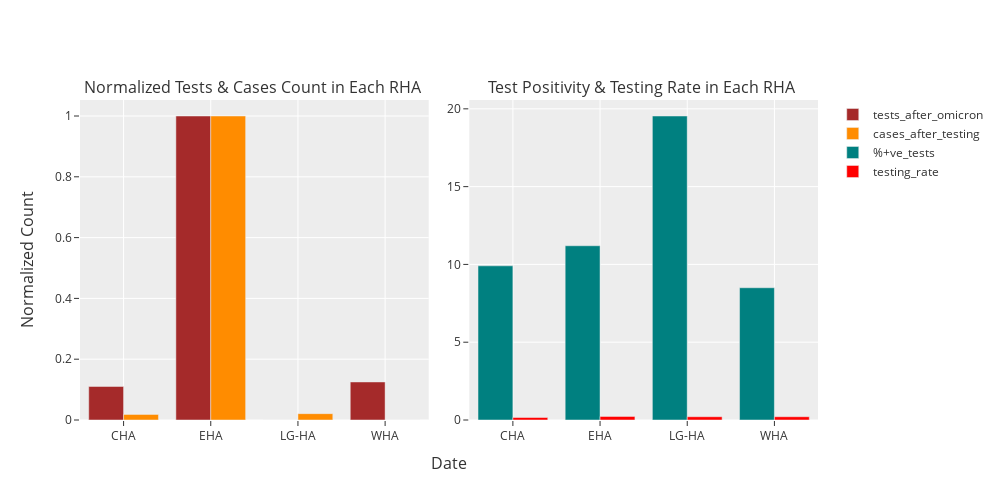

The notebook cell saved with this chart:
### Code cell
DF.reset_index(inplace=True)
def normalize_col(x):
    return (x - np.min(x))/(np.max(x) - np.min(x))
DF['percentage_of_positive_tests'] = round(DF['percentage_of_positive_tests'],2)
fig = make_subplots(rows=1, cols=2, specs=[[{},{}]],vertical_spacing=0.15,
                    horizontal_spacing=0.055,
                    x_title='Date',
                    y_title="Normalized Count", 
                    subplot_titles=("Normalized Tests & Cases Count in Each RHA ",
                                                                     "Test Positivity & Testing Rate in Each RHA "))
fig.add_trace(go.Bar(x = DF['health_authority'], y = normalize_col(DF['tests_after_omicron']),
                            hoverinfo = 'y+x+name',name="tests_after_omicron",marker_color = 'brown'),row=1, col=1)
fig.add_trace(go.Bar(x = DF['health_authority'], y = normalize_col(DF['cases_after_testing']),
                            hoverinfo = 'y+x+name',name="cases_after_testing",marker_color = 'darkorange'), row=1, col=1),

fig.add_trace(go.Bar(x = DF['health_authority'], y = DF['percentage_of_positive_tests'],
                            hoverinfo = 'y+x+name',name="%+ve_tests",marker_color = 'teal'),row=1, col=2)
fig.add_trace(go.Bar(x = DF['health_authority'], y = DF['testing_rate'],
                            hoverinfo = 'y+x+name',name="testing_rate",marker_color = 'red'), row=1, col=2)

fig.update_layout(height=500,width = 1000, showlegend=True,template='ggplot2',barmode = 'group')

### Figure 1 — Plotly figure (JSON) as saved in the notebook; plotly's stock layout.template omitted (floating-point values rounded to 4 significant figures)
{"data": [{"hoverinfo": "y+x+name", "marker": {"color": "brown"}, "name": "tests_after_omicron", "type": "bar", "x": ["CHA", "EHA", "LG-HA", "WHA"], "xaxis": "x", "y": [0.1104, 1, 0, 0.1252], "yaxis": "y"}, {"hoverinfo": "y+x+name", "marker": {"color": "darkorange"}, "name": "cases_after_testing", "type": "bar", "x": ["CHA", "EHA", "LG-HA", "WHA"], "xaxis": "x", "y": [0.01836, 1, 0.02085, 0], "yaxis": "y"}, {"hoverinfo": "y+x+name", "marker": {"color": "teal"}, "name": "%+ve_tests", "type": "bar", "x": ["CHA", "EHA", "LG-HA", "WHA"], "xaxis": "x2", "y": [9.91, 11.2, 19.54, 8.5], "yaxis": "y2"}, {"hoverinfo": "y+x+name", "marker": {"color": "red"}, "name": "testing_rate", "type": "bar", "x": ["CHA", "EHA", "LG-HA", "WHA"], "xaxis": "x2", "y": [0.16, 0.23, 0.21, 0.21], "yaxis": "y2"}], "layout": {"annotations": [{"font": {"size": 16}, "showarrow": false, "text": "Normalized Tests & Cases Count in Each RHA ", "x": 0.2362, "xanchor": "center", "xref": "paper", "y": 1, "yanchor": "bottom", "yref": "paper"}, {"font": {"size": 16}, "showarrow": false, "text": "Test Positivity & Testing Rate in Each RHA ", "x": 0.7637, "xanchor": "center", "xref": "paper", "y": 1, "yanchor": "bottom", "yref": "paper"}, {"font": {"size": 16}, "showarrow": false, "text": "Date", "x": 0.5, "xanchor": "center", "xref": "paper", "y": 0, "yanchor": "top", "yref": "paper", "yshift": -30}, {"font": {"size": 16}, "showarrow": false, "text": "Normalized Count", "textangle": -90, "x": 0, "xanchor": "right", "xref": "paper", "xshift": -40, "y": 0.5, "yanchor": "middle", "yref": "paper"}], "barmode": "group", "height": 500, "showlegend": true, "width": 1000, "xaxis": {"anchor": "y", "domain": [0, 0.4725]}, "xaxis2": {"anchor": "y2", "domain": [0.5275, 1]}, "yaxis": {"anchor": "x", "domain": [0, 1]}, "yaxis2": {"anchor": "x2", "domain": [0, 1]}}}
